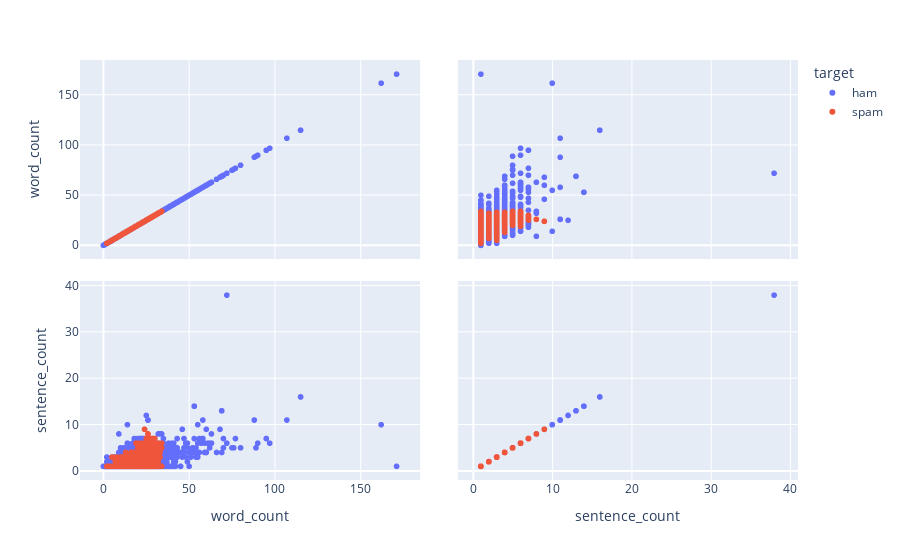

Write notebook code for a chart like this one.
### Markdown cell above
- There are no lower outliers in the dataset, while there're 662 high outliers. Like `word_count`, high outliers count is low so they will not affect the data.

### Code cell
fig = px.scatter_matrix(df,
                        dimensions=["word_count", "sentence_count"],
                        color="target")
fig.show()

### Figure 1 — Plotly figure (JSON) as saved in the notebook; plotly's stock layout.template omitted (floating-point values rounded to 4 significant figures; data arrays with more than 128 entries replaced by an {"elided": "..."} marker saying what was removed)
{"data": [{"dimensions": [{"axis": {"matches": true}, "label": "word_count", "values": {"elided": "4825 int values"}}, {"axis": {"matches": true}, "label": "sentence_count", "values": {"elided": "4825 int values"}}], "hovertemplate": "target=ham<br>%{xaxis.title.text}=%{x}<br>%{yaxis.title.text}=%{y}<extra></extra>", "legendgroup": "ham", "marker": {"color": "#636efa", "symbol": "circle"}, "name": "ham", "showlegend": true, "type": "splom"}, {"dimensions": [{"axis": {"matches": true}, "label": "word_count", "values": {"elided": "747 int values"}}, {"axis": {"matches": true}, "label": "sentence_count", "values": {"elided": "747 int values"}}], "hovertemplate": "target=spam<br>%{xaxis.title.text}=%{x}<br>%{yaxis.title.text}=%{y}<extra></extra>", "legendgroup": "spam", "marker": {"color": "#EF553B", "symbol": "circle"}, "name": "spam", "showlegend": true, "type": "splom"}], "layout": {"dragmode": "select", "legend": {"title": {"text": "target"}, "tracegroupgap": 0}, "margin": {"t": 60}}}
